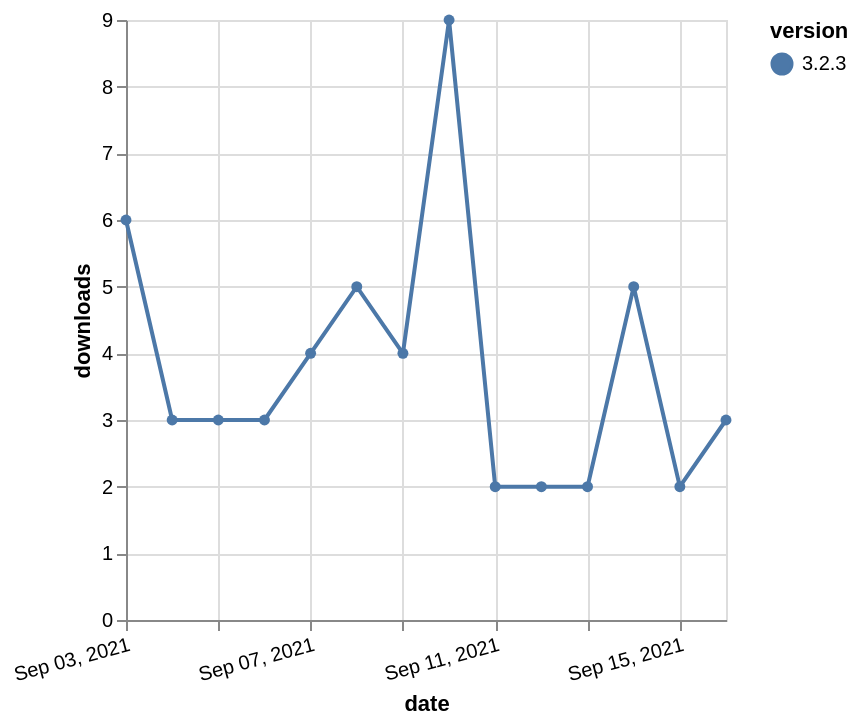

Write the Vega-Lite specification saved for this chart.
### Vega-Lite specification from a JSON file in a GitHub repository (floating-point values rounded to 4 significant figures)
{"$schema": "https://vega.github.io/schema/vega-lite/v5.json", "description": "A simple bar chart with embedded data.", "data": {"values": [{"date": "2021-09-03", "total": 4507, "delta": 6, "version": "3.2.3"}, {"date": "2021-09-04", "total": 4510, "delta": 3, "version": "3.2.3"}, {"date": "2021-09-05", "total": 4513, "delta": 3, "version": "3.2.3"}, {"date": "2021-09-06", "total": 4516, "delta": 3, "version": "3.2.3"}, {"date": "2021-09-07", "total": 4520, "delta": 4, "version": "3.2.3"}, {"date": "2021-09-08", "total": 4525, "delta": 5, "version": "3.2.3"}, {"date": "2021-09-09", "total": 4529, "delta": 4, "version": "3.2.3"}, {"date": "2021-09-10", "total": 4538, "delta": 9, "version": "3.2.3"}, {"date": "2021-09-11", "total": 4540, "delta": 2, "version": "3.2.3"}, {"date": "2021-09-12", "total": 4542, "delta": 2, "version": "3.2.3"}, {"date": "2021-09-13", "total": 4544, "delta": 2, "version": "3.2.3"}, {"date": "2021-09-14", "total": 4549, "delta": 5, "version": "3.2.3"}, {"date": "2021-09-15", "total": 4551, "delta": 2, "version": "3.2.3"}, {"date": "2021-09-16", "total": 4554, "delta": 3, "version": "3.2.3"}]}, "width": "container", "mark": {"type": "line", "point": {"filled": true}}, "encoding": {"x": {"field": "date", "type": "temporal", "timeUnit": "yearmonthdate", "title": "date", "axis": {"labelAngle": -15}}, "y": {"field": "delta", "type": "quantitative", "title": "downloads"}, "color": {"field": "version", "type": "nominal"}, "tooltip": {"field": "delta"}}}
